Frame 1 (no input): blank canvas, image omitted
Frame 60 (no input): blank canvas, image omitted
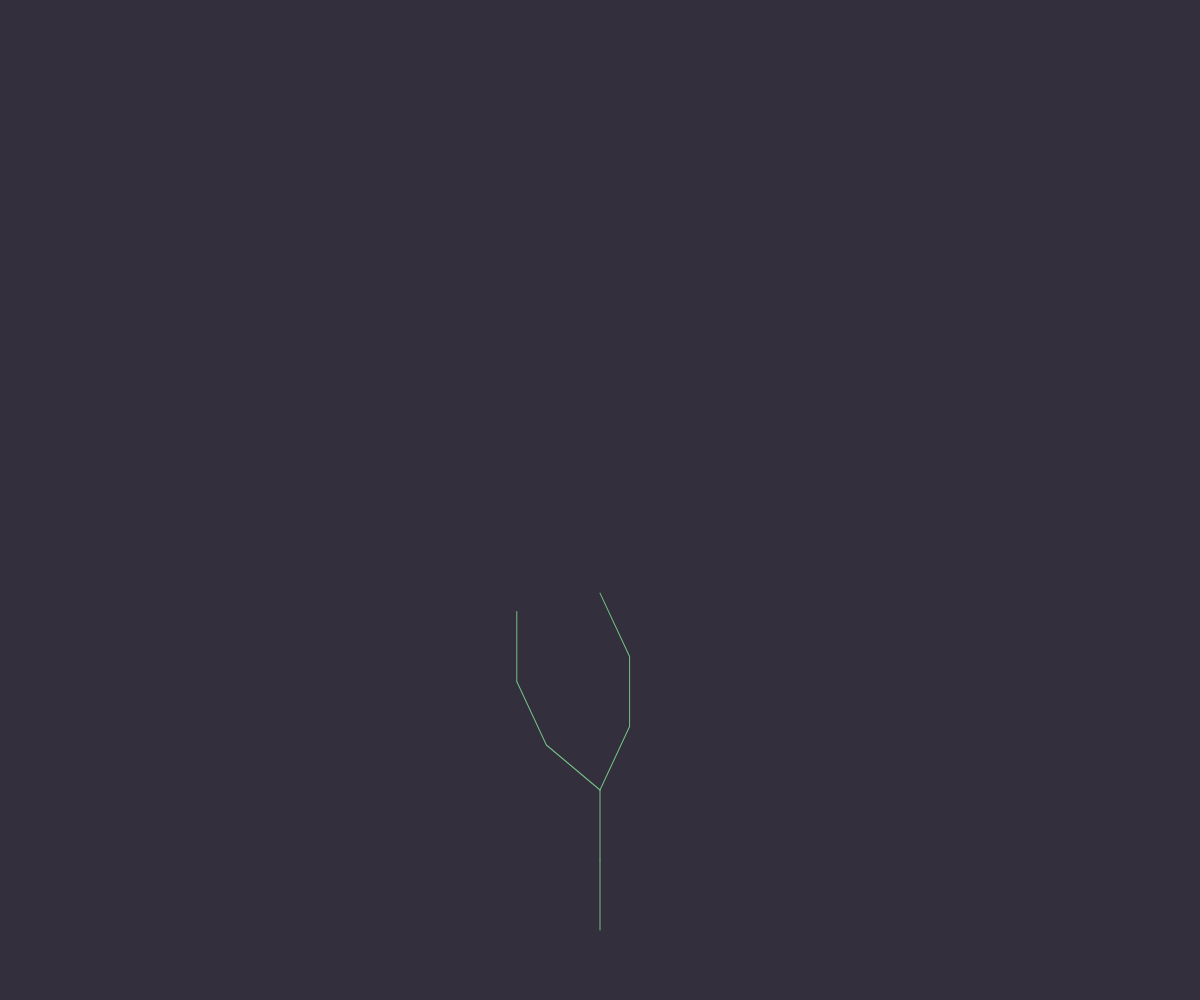
Frame 120 (the mouse pressed at the canvas centre since frame 60)

The p5.js sketch whose frames 1 and 60 were blank and that drew this single picture after the mouse press (run headless with seeded random() and noise() and a simulated clock; from frame 60 on, the mouse is pressed at the canvas centre):

// p5.js sketch
// ── sketch.js
let axiom = "X";
let sentence = axiom;
let len = 100;
let angle;

let rules = [];
rules[0] = {
  a: "F",
  b: "FF"
}

rules[1] = {
  a: "X",
  b: "FF-[-F+F+F]+[+F-F-F]",
  //c: "F+[[X]-X]-F[-FX]+X"
}


function generate() {
  let nextSentence = "";
  len *= 0.7;
  for (let i=0; i < sentence.length; i++){
    let current = sentence.charAt(i);
    let found = false;
    for (let j = 0; j < rules.length; j++){
      if(current == rules[j].a) {
          nextSentence += rules[j].b; 
          found = true;
          break;   
      }
      if (!found){
        nextSentence += current;
      }
    }
  }
  sentence = nextSentence;
  turtle();
}

function turtle() {
  background(51,47,60);
  stroke(116,194,134);
  resetMatrix();
  translate(windowWidth/2, windowHeight);
  for (let i=0; i < sentence.length; i++){
    let current = sentence.charAt(i);
    if (current == "F") {
    //if (current == "F"){
      line(0,0,0, -len);
      translate(0, -len);
    }
    else if (current == "X"){
      translate(0, -len);
    }
    else if (current == "+"){
        rotate(angle);
    }
    else if (current == "-") {
      rotate(-angle);
    }
    else if (current == "[") {
      push();
    }
    else if (current == "]") {
      pop();
    }
  }
}

function setup() {
  createCanvas(windowWidth, windowHeight);
  background(51,47,60);
  turtle();
  angle = radians(25);
  // put setup code here
}


function draw() {
  // put drawing code here
}

function mousePressed() {
 generate();
 console.log(sentence); 
}
